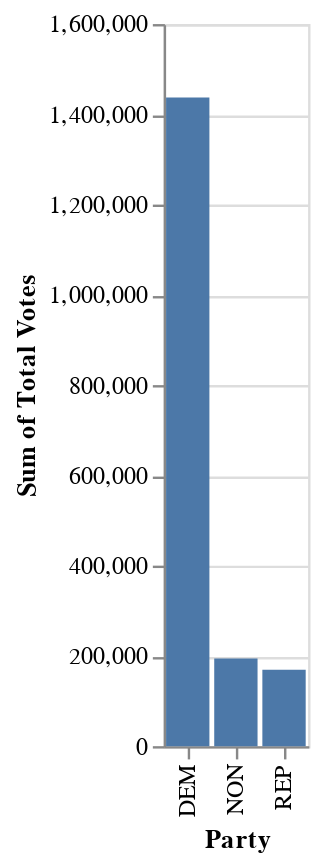

Source (notebook cell):
### Code cell
# prompt: Using dataframe cleaned_df: can you visualize total votes by party?

# Import the necessary library for visualization
import altair as alt

# Create a bar chart using Altair
chart = alt.Chart(cleaned_df).mark_bar().encode(
    x=alt.X('Party', sort='-y'),  # Sort bars by Total Votes in descending order
    y='sum(Total Votes )'  # Aggregate total votes for each party
)

# Display the chart
chart

### Figure 1 — Vega-Lite specification as saved in the notebook (floating-point values rounded to 4 significant figures)
{"config": {"view": {"continuousWidth": 400, "continuousHeight": 300}}, "data": {"name": "data-3afbc8114a55617404001e61d3d6ef3e"}, "mark": "bar", "encoding": {"x": {"field": "Party", "sort": "-y", "type": "nominal"}, "y": {"aggregate": "sum", "field": "Total Votes ", "type": "quantitative"}}, "$schema": "https://vega.github.io/schema/vega-lite/v4.17.0.json", "datasets": {"data-3afbc8114a55617404001e61d3d6ef3e": [{"Office Name": "President - Vice Pres", "Office District": "04", "Candidate Name": "Joe Biden", "Party": "DEM", "Winner": "Y", "Early Votes": 621, "Election Night Votes": 1122, "Mail-In Ballot 1 Votes": 663, "Provisional Votes": 131, "Mail-In Ballot 2 Votes": 569, "Total Votes ": 3106}, {"Office Name": "President - Vice Pres", "Office District": "06", "Candidate Name": "Joe Biden", "Party": "DEM", "Winner": "Y", "Early Votes": 2202, "Election Night Votes": 6681, "Mail-In Ballot 1 Votes": 4321, "Provisional Votes": 539, "Mail-In Ballot 2 Votes": 4648, "Total Votes ": 18391}, {"Office Name": "President - Vice Pres", "Office District": "08", "Candidate Name": "Joe Biden", "Party": "DEM", "Winner": "Y", "Early Votes": 11277, "Election Night Votes": 34650, "Mail-In Ballot 1 Votes": 25846, "Provisional Votes": 3514, "Mail-In Ballot 2 Votes": 22755, "Total Votes ": 98042}, {"Office Name": "U.S. Congress", "Office District": "04", "Candidate Name": "Glenn F. Ivey", "Party": "DEM", "Winner": "Y", "Early Votes": 540, "Election Night Votes": 808, "Mail-In Ballot 1 Votes": 531, "Provisional Votes": 79, "Mail-In Ballot 2 Votes": 474, "Total Votes ": 2432}, {"Office Name": "U.S. Congress", "Office District": "06", "Candidate Name": "April McClain Delaney", "Party": "DEM", "Winner": "Y", "Early Votes": 983, "Election Night Votes": 2797, "Mail-In Ballot 1 Votes": 1640, "Provisional Votes": 213, "Mail-In Ballot 2 Votes": 2133, "Total Votes ": 7766}, {"Office Name": "U.S. Congress", "Office District": "08", "Candidate Name": "Jamie Raskin", "Party": "DEM", "Winner": "Y", "Early Votes": 11837, "Election Night Votes": 37225, "Mail-In Ballot 1 Votes": 26261, "Provisional Votes": 3695, "Mail-In Ballot 2 Votes": 24051, "Total Votes ": 103069}, {"Office Name": "Judge Circuit Court", "Office District": "Montgomery County Circuit Court 06", "Candidate Name": "Marybeth Ayres", "Party": "DEM", "Winner": "Y", "Early Votes": 11761, "Election Night Votes": 33740, "Mail-In Ballot 1 Votes": 21883, "Provisional Votes": 3097, "Mail-In Ballot 2 Votes": 21313, "Total Votes ": 91794}, {"Office Name": "Judge Circuit Court", "Office District": "Montgomery County Circuit Court 06", "Candidate Name": "Jennifer S. Fairfax", "Party": "DEM", "Winner": "Y", "Early Votes": 11846, "Election Night Votes": 34053, "Mail-In Ballot 1 Votes": 21921, "Provisional Votes": 3100, "Mail-In Ballot 2 Votes": 21281, "Total Votes ": 92201}, {"Office Name": "Judge Circuit Court", "Office District": "Montgomery County Circuit Court 06", "Candidate Name": "Louis M. Leibowitz", "Party": "DEM", "Winner": "Y", "Early Votes": 10863, "Election Night Votes": 30479, "Mail-In Ballot 1 Votes": 20309, "Provisional Votes": 2795, "Mail-In Ballot 2 Votes": 19844, "Total Votes ": 84290}, {"Office Name": "Judge Circuit Court", "Office District": "Montgomery County Circuit Court 06", "Candidate Name": "J. Bradford McCullough", "Party": "DEM", "Winner": "Y", "Early Votes": 10053, "Election Night Votes": 27628, "Mail-In Ballot 1 Votes": 17751, "Provisional Votes": 2449, "Mail-In Ballot 2 Votes": 18102, "Total Votes ": 75983}, {"Office Name": "Democratic Delegates", "Office District": "04", "Candidate Name": "Rush Baker (Biden)", "Party": "DEM", "Winner": "Y", "Early Votes": 518, "Election Night Votes": 895, "Mail-In Ballot 1 Votes": 485, "Provisional Votes": 85, "Mail-In Ballot 2 Votes": 401, "Total Votes ": 2384}, {"Office Name": "Democratic Delegates", "Office District": "04", "Candidate Name": "Mollie K. Byron (Biden)", "Party": "DEM", "Winner": "Y", "Early Votes": 532, "Election Night Votes": 963, "Mail-In Ballot 1 Votes": 517, "Provisional Votes": 90, "Mail-In Ballot 2 Votes": 442, "Total Votes ": 2544}, {"Office Name": "Democratic Delegates", "Office District": "04", "Candidate Name": "Scott Cronin, Jr. (Biden)", "Party": "DEM", "Winner": "Y", "Early Votes": 485, "Election Night Votes": 839, "Mail-In Ballot 1 Votes": 449, "Provisional Votes": 77, "Mail-In Ballot 2 Votes": 382, "Total Votes ": 2232}, {"Office Name": "Democratic Delegates", "Office District": "04", "Candidate Name": "Kevin Ford, Jr. (Biden)", "Party": "DEM", "Winner": "Y", "Early Votes": 507, "Election Night Votes": 857, "Mail-In Ballot 1 Votes": 469, "Provisional Votes": 80, "Mail-In Ballot 2 Votes": 400, "Total Votes ": 2313}, {"Office Name": "Democratic Delegates", "Office District": "04", "Candidate Name": "Ryan Middleton (Biden)", "Party": "DEM", "Winner": "Y", "Early Votes": 476, "Election Night Votes": 855, "Mail-In Ballot 1 Votes": 454, "Provisional Votes": 79, "Mail-In Ballot 2 Votes": 385, "Total Votes ": 2249}, {"Office Name": "Democratic Delegates", "Office District": "04", "Candidate Name": "Dani Elise Moore-King (Biden)", "Party": "DEM", "Winner": "Y", "Early Votes": 543, "Election Night Votes": 987, "Mail-In Ballot 1 Votes": 509, "Provisional Votes": 95, "Mail-In Ballot 2 Votes": 427, "Total Votes ": 2561}, {"Office Name": "Democratic Delegates", "Office District": "04", "Candidate Name": "Joseline A. Peña-Melnyk (Biden)", "Party": "DEM", "Winner": "Y", "Early Votes": 510, "Election Night Votes": 921, "Mail-In Ballot 1 Votes": 497, "Provisional Votes": 91, "Mail-In Ballot 2 Votes": 442, "Total Votes ": 2461}, {"Office Name": "Democratic Delegates", "Office District": "04", "Candidate Name": "Alonzo T. Washington (Biden)", "Party": "DEM", "Winner": "Y", "Early Votes": 500, "Election Night Votes": 869, "Mail-In Ballot 1 Votes": 460, "Provisional Votes": 80, "Mail-In Ballot 2 Votes": 419, "Total Votes ": 2328}, {"Office Name": "Democratic Delegates", "Office District": "04", "Candidate Name": "Arleathia West (Biden)", "Party": "DEM", "Winner": "Y", "Early Votes": 527, "Election Night Votes": 940, "Mail-In Ballot 1 Votes": 498, "Provisional Votes": 90, "Mail-In Ballot 2 Votes": 438, "Total Votes ": 2493}, {"Office Name": "Democratic Delegates", "Office District": "06", "Candidate Name": "Donna S. Edwards (Biden)", "Party": "DEM", "Winner": "Y", "Early Votes": 2048, "Election Night Votes": 6095, "Mail-In Ballot 1 Votes": 3889, "Provisional Votes": 425, "Mail-In Ballot 2 Votes": 4174, "Total Votes ": 16631}, {"Office Name": "Democratic Delegates", "Office District": "06", "Candidate Name": "Jessica Fitzwater (Biden)", "Party": "DEM", "Winner": "Y", "Early Votes": 1964, "Election Night Votes": 5750, "Mail-In Ballot 1 Votes": 3745, "Provisional Votes": 401, "Mail-In Ballot 2 Votes": 4055, "Total Votes ": 15915}, {"Office Name": "Democratic Delegates", "Office District": "06", "Candidate Name": "Brian K. Grim (Biden)", "Party": "DEM", "Winner": "Y", "Early Votes": 1794, "Election Night Votes": 5136, "Mail-In Ballot 1 Votes": 3498, "Provisional Votes": 345, "Mail-In Ballot 2 Votes": 3802, "Total Votes ": 14575}, {"Office Name": "Democratic Delegates", "Office District": "06", "Candidate Name": "Djawa Hall (Biden)", "Party": "DEM", "Winner": "Y", "Early Votes": 1642, "Election Night Votes": 4599, "Mail-In Ballot 1 Votes": 3344, "Provisional Votes": 312, "Mail-In Ballot 2 Votes": 3660, "Total Votes ": 13557}, {"Office Name": "Democratic Delegates", "Office District": "06", "Candidate Name": "Karen Lewis Young (Biden)", "Party": "DEM", "Winner": "Y", "Early Votes": 1881, "Election Night Votes": 5446, "Mail-In Ballot 1 Votes": 3759, "Provisional Votes": 387, "Mail-In Ballot 2 Votes": 4040, "Total Votes ": 15513}, {"Office Name": "Democratic Delegates", "Office District": "06", "Candidate Name": "Thomas G. Slater (Biden)", "Party": "DEM", "Winner": "Y", "Early Votes": 1660, "Election Night Votes": 4496, "Mail-In Ballot 1 Votes": 3424, "Provisional Votes": 306, "Mail-In Ballot 2 Votes": 3659, "Total Votes ": 13545}, {"Office Name": "Democratic Delegates", "Office District": "08", "Candidate Name": "Saman Q. Ahmad (Biden)", "Party": "DEM", "Winner": "Y", "Early Votes": 9207, "Election Night Votes": 27146, "Mail-In Ballot 1 Votes": 18925, "Provisional Votes": 2555, "Mail-In Ballot 2 Votes": 17183, "Total Votes ": 75016}, {"Office Name": "Democratic Delegates", "Office District": "08", "Candidate Name": "Mark Feinroth (Biden)", "Party": "DEM", "Winner": "Y", "Early Votes": 8815, "Election Night Votes": 24955, "Mail-In Ballot 1 Votes": 18844, "Provisional Votes": 2323, "Mail-In Ballot 2 Votes": 16509, "Total Votes ": 71446}, {"Office Name": "Democratic Delegates", "Office District": "08", "Candidate Name": "Will Jawando (Biden)", "Party": "DEM", "Winner": "Y", "Early Votes": 9976, "Election Night Votes": 28724, "Mail-In Ballot 1 Votes": 20143, "Provisional Votes": 2667, "Mail-In Ballot 2 Votes": 18243, "Total Votes ": 79753}, {"Office Name": "Democratic Delegates", "Office District": "08", "Candidate Name": "Eric Luedtke (Biden)", "Party": "DEM", "Winner": "Y", "Early Votes": 9100, "Election Night Votes": 25328, "Mail-In Ballot 1 Votes": 18930, "Provisional Votes": 2267, "Mail-In Ballot 2 Votes": 16795, "Total Votes ": 72420}, {"Office Name": "Democratic Delegates", "Office District": "08", "Candidate Name": "Lily Qi (Biden)", "Party": "DEM", "Winner": "Y", "Early Votes": 9933, "Election Night Votes": 29144, "Mail-In Ballot 1 Votes": 20692, "Provisional Votes": 2707, "Mail-In Ballot 2 Votes": 18402, "Total Votes ": 80878}, {"Office Name": "Democratic Delegates", "Office District": "08", "Candidate Name": "Devang M. Shah (Biden)", "Party": "DEM", "Winner": "Y", "Early Votes": 8528, "Election Night Votes": 24085, "Mail-In Ballot 1 Votes": 17640, "Provisional Votes": 2213, "Mail-In Ballot 2 Votes": 15847, "Total Votes ": 68313}, {"Office Name": "Democratic Delegates", "Office District": "08", "Candidate Name": "Jeff Waldstreicher (Biden)", "Party": "DEM", "Winner": "Y", "Early Votes": 8895, "Election Night Votes": 24767, "Mail-In Ballot 1 Votes": 18660, "Provisional Votes": 2293, "Mail-In Ballot 2 Votes": 16666, "Total Votes ": 71281}, {"Office Name": "Democratic Delegates", "Office District": "08", "Candidate Name": "Jheanelle K. Wilkins (Biden)", "Party": "DEM", "Winner": "Y", "Early Votes": 9661, "Election Night Votes": 27926, "Mail-In Ballot 1 Votes": 19973, "Provisional Votes": 2613, "Mail-In Ballot 2 Votes": 18060, "Total Votes ": 78233}, {"Office Name": "Democratic Delegates", "Office District": "08", "Candidate Name": "Teresa Saavedra Woorman (Biden)", "Party": "DEM", "Winner": "Y", "Early Votes": 9060, "Election Night Votes": 26463, "Mail-In Ballot 1 Votes": 19958, "Provisional Votes": 2510, "Mail-In Ballot 2 Votes": 17813, "Total Votes ": 75804}, {"Office Name": "Democratic Delegates", "Office District": "08", "Candidate Name": "Julie Rodin Zebrak (Biden)", "Party": "DEM", "Winner": "Y", "Early Votes": 9031, "Election Night Votes": 26544, "Mail-In Ballot 1 Votes": 20077, "Provisional Votes": 2476, "Mail-In Ballot 2 Votes": 17875, "Total Votes ": 76003}, {"Office Name": "Board of Education", "Office District": 2.0, "Candidate Name": "Brenda M. Diaz", "Party": "NON", "Winner": "Y", "Early Votes": 3861, "Election Night Votes": 12295, "Mail-In Ballot 1 Votes": 5625, "Provisional Votes": 1122, "Mail-In Ballot 2 Votes": 4858, "Total Votes ": 27761}, {"Office Name": "Board of Education", "Office District": 2.0, "Candidate Name": "Natalie Zimmerman", "Party": "NON", "Winner": "Y", "Early Votes": 7741, "Election Night Votes": 24460, "Mail-In Ballot 1 Votes": 13906, "Provisional Votes": 2220, "Mail-In Ballot 2 Votes": 14381, "Total Votes ": 62708}, {"Office Name": "Board of Education", "Office District": 4.0, "Candidate Name": "Shebra Evans", "Party": "NON", "Winner": "Y", "Early Votes": 4895, "Election Night Votes": 13336, "Mail-In Ballot 1 Votes": 9549, "Provisional Votes": 1284, "Mail-In Ballot 2 Votes": 9338, "Total Votes ": 38402}, {"Office Name": "Board of Education", "Office District": 4.0, "Candidate Name": "Laura M. Stewart", "Party": "NON", "Winner": "Y", "Early Votes": 7857, "Election Night Votes": 25205, "Mail-In Ballot 1 Votes": 14689, "Provisional Votes": 2190, "Mail-In Ballot 2 Votes": 15248, "Total Votes ": 65189}, {"Office Name": "President - Vice Pres", "Office District": "04", "Candidate Name": "Donald J. Trump", "Party": "REP", "Winner": "Y", "Early Votes": 80, "Election Night Votes": 179, "Mail-In Ballot 1 Votes": 71, "Provisional Votes": 8, "Mail-In Ballot 2 Votes": 41, "Total Votes ": 379}, {"Office Name": "President - Vice Pres", "Office District": "06", "Candidate Name": "Donald J. Trump", "Party": "REP", "Winner": "Y", "Early Votes": 714, "Election Night Votes": 2477, "Mail-In Ballot 1 Votes": 522, "Provisional Votes": 96, "Mail-In Ballot 2 Votes": 512, "Total Votes ": 4321}, {"Office Name": "President - Vice Pres", "Office District": "08", "Candidate Name": "Donald J. Trump", "Party": "REP", "Winner": "Y", "Early Votes": 1703, "Election Night Votes": 5579, "Mail-In Ballot 1 Votes": 1947, "Provisional Votes": 266, "Mail-In Ballot 2 Votes": 1446, "Total Votes ": 10941}, {"Office Name": "U.S. Congress", "Office District": "04", "Candidate Name": "George McDermott", "Party": "REP", "Winner": "Y", "Early Votes": 82, "Election Night Votes": 170, "Mail-In Ballot 1 Votes": 81, "Provisional Votes": 13, "Mail-In Ballot 2 Votes": 51, "Total Votes ": 397}, {"Office Name": "U.S. Congress", "Office District": "06", "Candidate Name": "Neil C. Parrott", "Party": "REP", "Winner": "Y", "Early Votes": 372, "Election Night Votes": 1199, "Mail-In Ballot 1 Votes": 281, "Provisional Votes": 39, "Mail-In Ballot 2 Votes": 290, "Total Votes ": 2181}, {"Office Name": "U.S. Congress", "Office District": "08", "Candidate Name": "Cheryl Riley", "Party": "REP", "Winner": "Y", "Early Votes": 1518, "Election Night Votes": 4524, "Mail-In Ballot 1 Votes": 1944, "Provisional Votes": 241, "Mail-In Ballot 2 Votes": 1420, "Total Votes ": 9647}, {"Office Name": "Judge Circuit Court", "Office District": "Montgomery County Circuit Court 06", "Candidate Name": "Marybeth Ayres", "Party": "REP", "Winner": "Y", "Early Votes": 2334, "Election Night Votes": 6923, "Mail-In Ballot 1 Votes": 2677, "Provisional Votes": 349, "Mail-In Ballot 2 Votes": 2273, "Total Votes ": 14556}, {"Office Name": "Judge Circuit Court", "Office District": "Montgomery County Circuit Court 06", "Candidate Name": "Jennifer S. Fairfax", "Party": "REP", "Winner": "Y", "Early Votes": 2330, "Election Night Votes": 7099, "Mail-In Ballot 1 Votes": 2697, "Provisional Votes": 353, "Mail-In Ballot 2 Votes": 2226, "Total Votes ": 14705}, {"Office Name": "Judge Circuit Court", "Office District": "Montgomery County Circuit Court 06", "Candidate Name": "Louis M. Leibowitz", "Party": "REP", "Winner": "Y", "Early Votes": 2314, "Election Night Votes": 6977, "Mail-In Ballot 1 Votes": 2563, "Provisional Votes": 357, "Mail-In Ballot 2 Votes": 2138, "Total Votes ": 14349}, {"Office Name": "Judge Circuit Court", "Office District": "Montgomery County Circuit Court 06", "Candidate Name": "J. Bradford McCullough", "Party": "REP", "Winner": "Y", "Early Votes": 2423, "Election Night Votes": 7455, "Mail-In Ballot 1 Votes": 2625, "Provisional Votes": 338, "Mail-In Ballot 2 Votes": 2217, "Total Votes ": 15058}, {"Office Name": "REP Delegates", "Office District": "04", "Candidate Name": "JoAnn Y. Fisher (Trump)", "Party": "REP", "Winner": "Y", "Early Votes": 79, "Election Night Votes": 159, "Mail-In Ballot 1 Votes": 52, "Provisional Votes": 5, "Mail-In Ballot 2 Votes": 29, "Total Votes ": 324}, {"Office Name": "REP Delegates", "Office District": "04", "Candidate Name": "Josephine Guereca Salazar (Trump)", "Party": "REP", "Winner": "Y", "Early Votes": 77, "Election Night Votes": 155, "Mail-In Ballot 1 Votes": 48, "Provisional Votes": 3, "Mail-In Ballot 2 Votes": 34, "Total Votes ": 317}, {"Office Name": "REP Delegates", "Office District": "04", "Candidate Name": "Dat T. Pham (Trump)", "Party": "REP", "Winner": "Y", "Early Votes": 74, "Election Night Votes": 151, "Mail-In Ballot 1 Votes": 48, "Provisional Votes": 4, "Mail-In Ballot 2 Votes": 28, "Total Votes ": 305}, {"Office Name": "REP Delegates", "Office District": "06", "Candidate Name": "Barrie S. Ciliberti (Trump)", "Party": "REP", "Winner": "Y", "Early Votes": 670, "Election Night Votes": 2246, "Mail-In Ballot 1 Votes": 440, "Provisional Votes": 72, "Mail-In Ballot 2 Votes": 432, "Total Votes ": 3860}, {"Office Name": "REP Delegates", "Office District": "06", "Candidate Name": "Jerry DeWolf (Trump)", "Party": "REP", "Winner": "Y", "Early Votes": 664, "Election Night Votes": 2263, "Mail-In Ballot 1 Votes": 448, "Provisional Votes": 78, "Mail-In Ballot 2 Votes": 431, "Total Votes ": 3884}, {"Office Name": "REP Delegates", "Office District": "06", "Candidate Name": "Derek J. Harvey (Trump)", "Party": "REP", "Winner": "Y", "Early Votes": 663, "Election Night Votes": 2271, "Mail-In Ballot 1 Votes": 454, "Provisional Votes": 76, "Mail-In Ballot 2 Votes": 431, "Total Votes ": 3895}, {"Office Name": "REP Delegates", "Office District": "08", "Candidate Name": "Victoria \"Vikki\" Birkett (Trump)", "Party": "REP", "Winner": "Y", "Early Votes": 1599, "Election Night Votes": 5093, "Mail-In Ballot 1 Votes": 1673, "Provisional Votes": 211, "Mail-In Ballot 2 Votes": 1245, "Total Votes ": 9821}, {"Office Name": "REP Delegates", "Office District": "08", "Candidate Name": "David M. Bossie (Trump)", "Party": "REP", "Winner": "Y", "Early Votes": 1590, "Election Night Votes": 5148, "Mail-In Ballot 1 Votes": 1672, "Provisional Votes": 210, "Mail-In Ballot 2 Votes": 1254, "Total Votes ": 9874}, {"Office Name": "REP Delegates", "Office District": "08", "Candidate Name": "Sastry V. Dhara (Trump)", "Party": "REP", "Winner": "Y", "Early Votes": 1385, "Election Night Votes": 4629, "Mail-In Ballot 1 Votes": 1523, "Provisional Votes": 185, "Mail-In Ballot 2 Votes": 1134, "Total Votes ": 8856}, {"Office Name": "REP Alternates", "Office District": "04", "Candidate Name": "Charles C. Deegan (Trump)", "Party": "REP", "Winner": "Y", "Early Votes": 76, "Election Night Votes": 161, "Mail-In Ballot 1 Votes": 54, "Provisional Votes": 3, "Mail-In Ballot 2 Votes": 32, "Total Votes ": 326}, {"Office Name": "REP Alternates", "Office District": "04", "Candidate Name": "Ike Puzon (Trump)", "Party": "REP", "Winner": "Y", "Early Votes": 75, "Election Night Votes": 149, "Mail-In Ballot 1 Votes": 51, "Provisional Votes": 3, "Mail-In Ballot 2 Votes": 31, "Total Votes ": 309}, {"Office Name": "REP Alternates", "Office District": "04", "Candidate Name": "Jim Wass (Trump)", "Party": "REP", "Winner": "Y", "Early Votes": 76, "Election Night Votes": 151, "Mail-In Ballot 1 Votes": 49, "Provisional Votes": 3, "Mail-In Ballot 2 Votes": 34, "Total Votes ": 313}, {"Office Name": "REP Alternates", "Office District": "06", "Candidate Name": "Joeylynn Hough (Trump)", "Party": "REP", "Winner": "Y", "Early Votes": 693, "Election Night Votes": 2314, "Mail-In Ballot 1 Votes": 461, "Provisional Votes": 76, "Mail-In Ballot 2 Votes": 441, "Total Votes ": 3985}, {"Office Name": "REP Alternates", "Office District": "06", "Candidate Name": "Randy Leatherman (Trump)", "Party": "REP", "Winner": "Y", "Early Votes": 681, "Election Night Votes": 2281, "Mail-In Ballot 1 Votes": 452, "Provisional Votes": 76, "Mail-In Ballot 2 Votes": 427, "Total Votes ": 3917}, {"Office Name": "REP Alternates", "Office District": "06", "Candidate Name": "Seth Edward Wilson (Trump)", "Party": "REP", "Winner": "Y", "Early Votes": 660, "Election Night Votes": 2197, "Mail-In Ballot 1 Votes": 446, "Provisional Votes": 69, "Mail-In Ballot 2 Votes": 429, "Total Votes ": 3801}, {"Office Name": "REP Alternates", "Office District": "08", "Candidate Name": "Bob Carey (Trump)", "Party": "REP", "Winner": "Y", "Early Votes": 1587, "Election Night Votes": 5204, "Mail-In Ballot 1 Votes": 1684, "Provisional Votes": 211, "Mail-In Ballot 2 Votes": 1257, "Total Votes ": 9943}, {"Office Name": "REP Alternates", "Office District": "08", "Candidate Name": "Ruth Horton Melson (Trump)", "Party": "REP", "Winner": "Y", "Early Votes": 1588, "Election Night Votes": 5058, "Mail-In Ballot 1 Votes": 1644, "Provisional Votes": 208, "Mail-In Ballot 2 Votes": 1203, "Total Votes ": 9701}, {"Office Name": "REP Alternates", "Office District": "08", "Candidate Name": "Brigitta M. Mullican (Trump)", "Party": "REP", "Winner": "Y", "Early Votes": 1569, "Election Night Votes": 4998, "Mail-In Ballot 1 Votes": 1604, "Provisional Votes": 195, "Mail-In Ballot 2 Votes": 1213, "Total Votes ": 9579}]}}
